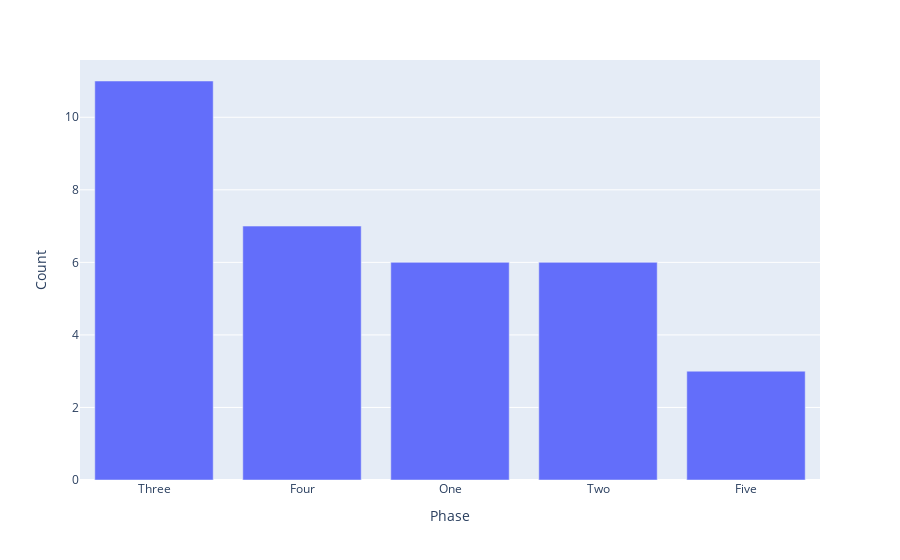

The notebook cell this image was saved under:
### Code cell
import plotly.express as px
value = df["Phase"].value_counts().reset_index()
value.columns = ["Phase","Count"]
print(value)
px.bar(value,x = "Phase",y = "Count")

### Figure 1 — Plotly figure (JSON) as saved in the notebook; plotly's stock layout.template omitted (floating-point values rounded to 4 significant figures)
{"data": [{"alignmentgroup": "True", "hovertemplate": "Phase=%{x}<br>Count=%{y}<extra></extra>", "legendgroup": "", "marker": {"color": "#636efa", "pattern": {"shape": ""}}, "name": "", "offsetgroup": "", "orientation": "v", "showlegend": false, "textposition": "auto", "type": "bar", "x": ["Three", "Four", "One", "Two", "Five"], "xaxis": "x", "y": [11, 7, 6, 6, 3], "yaxis": "y"}], "layout": {"barmode": "relative", "legend": {"tracegroupgap": 0}, "margin": {"t": 60}, "xaxis": {"anchor": "y", "domain": [0, 1], "title": {"text": "Phase"}}, "yaxis": {"anchor": "x", "domain": [0, 1], "title": {"text": "Count"}}}}
